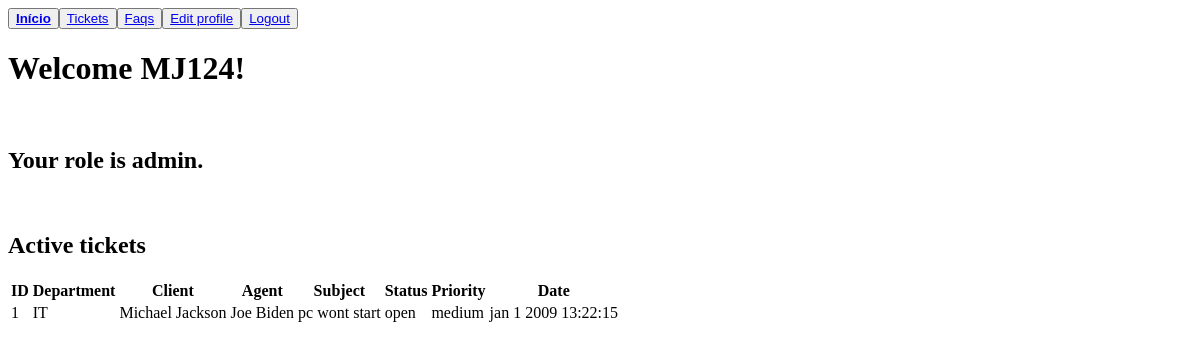
The app's page /index.php (signed in), older data.
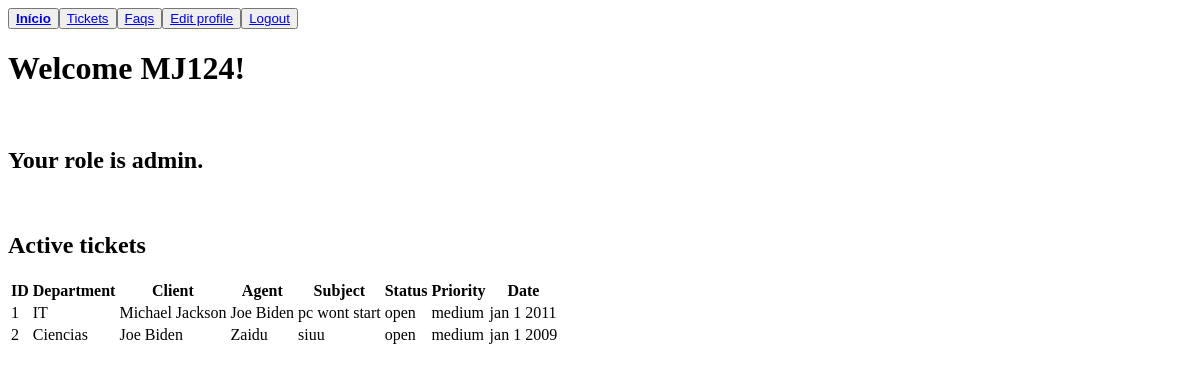
The same page, newer data.
### tables this page shows
CREATE TABLE user(
    id INTEGER PRIMARY KEY,
    name VARCHAR(50) NOT NULL,
    username VARCHAR(50) UNIQUE NOT NULL,
    email VARCHAR(50) UNIQUE NOT NULL,
    password VARCHAR(255) NOT NULL,
    role VARCHAR(10) CHECK(role = 'client' or role = 'agent' or role = 'admin') NOT NULL
);

CREATE TABLE tickets(
    id INTEGER PRIMARY KEY,
    department_id INTEGER,
    client_id INTEGER,
    agent_id INTEGER,
    subject VARCHAR(200) NOT NULL,
    description TEXT NOT NULL,
    status VARCHAR(10) CHECK(status = 'open' or status = 'assigned' or status = 'closed') NOT NULL,
    priority VARCHAR(10) CHECK(priority = 'low' or priority = 'medium' or priority ='high') NOT NULL,
    created_at DATETIME NOT NULL,
    updated_at DATETIME,
    FOREIGN KEY (department_id) REFERENCES department(id),
    FOREIGN KEY (client_id) REFERENCES user(id),
    FOREIGN KEY (agent_id) REFERENCES user(id)
);

CREATE TABLE department(
    id INTEGER PRIMARY KEY,
    name VARCHAR(50) NOT NULL
);

### index.php (the view, shortened to what this page needs)
<?php
   $db = getDatabaseConnection();
   $stmt = $db->prepare('SELECT * FROM user WHERE id = ?');
   $stmt->execute(array($_SESSION["user_id"]));
   $user = $stmt->fetch();
   $stmt = $db->prepare('SELECT * FROM tickets');
   $stmt->execute();
   $tickets = $stmt->fetchAll();
?>
<!DOCTYPE html>
<html lang="en-US">
<link rel="stylesheet" href="style_index.css">
   <head>
   </head>
   <body>
      <div class="buttons">
        <div class="index">
            <button type="submit" ><a href = "index.php"><b>Início</b></a></button>
        </div>
        <br>
        <div class="tickets">
            <button type="submit"><a href="tickets.php">Tickets</a></button>
        </div>
        <br>
        <div class="faqs">
            <button type="submit"><a href="faqs.php">Faqs</a></button>
        </div>
        <br>
        <div class="profile">
            <button type="submit"><a href="user_profile.php">Edit profile</a></button>
        </div>
        <br>
        <div class="logout">
            <button type="submit"><a href="logout.php">Logout</a></button>
        </div>
      </div>
      <h1>Welcome <?php echo $user["username"]?>!</h1>
      <br>
      <h2>Your role is <?php echo $user["role"]?>.</h2>
      <br>
      <h2>Active tickets</h2>
      <table>
        <thead>
            <tr>
                <th>ID</th>
                <th>Department</th>
                <th>Client</th>
                <th>Agent</th>
                <th>Subject</th>
                <th>Status</th>
                <th>Priority</th>
                <th>Date</th>
            </tr>
        </thead>
        <tbody>
            <?php
               foreach ($tickets as $ticket) {
                $department_id = $ticket['department_id'];
                $stmt = $db->prepare('SELECT * FROM department WHERE id = ?');
                $stmt->execute(array($department_id));
                $departments = $stmt->fetchAll();
                foreach ($departments as $department){};
                $client_id = $ticket['client_id'];
                $stmt = $db->prepare('SELECT * FROM user WHERE id = ?');
                $stmt->execute(array($client_id));
                $users = $stmt->fetchAll();
                foreach ($users as $c_user){};
                $agent_id = $ticket['agent_id'];
                $stmt = $db->prepare('SELECT * FROM user WHERE id = ?');
                $stmt->execute(array($agent_id));
                $users = $stmt->fetchAll();
                foreach ($users as $a_user){};
                echo "<tr>
                    <td>" . $ticket['id'] . "</td>
                    <td>" . $department['name'] . "</td>
                    <td>" . $c_user['name'] . "</td>
                    <td>" . $a_user['name'] . "</td>
                    <td>" . $ticket['subject'] . "</td>
                    <td>" . $ticket['status'] . "</td>
                    <td>" . $ticket['priority'] . "</td>
                    <td>" . $ticket['created_at'] . "</td>
                </tr>";
               }
            ?>
        </tbody>
      </table>
   </body>
</html>

### style_index.css (style rules this page uses)
.buttons { display: flex; }

Row changes from the older to the newer data that the page shows:
changed tickets "pc wont start": created_at "jan 1 2009 13:22:15" → "jan 1 2011"
added tickets: id "2", department.name "Ciencias", client.name "Joe Biden", agent.name "Zaidu", subject "siuu", status "open", priority "medium", created_at "jan 1 2009"
